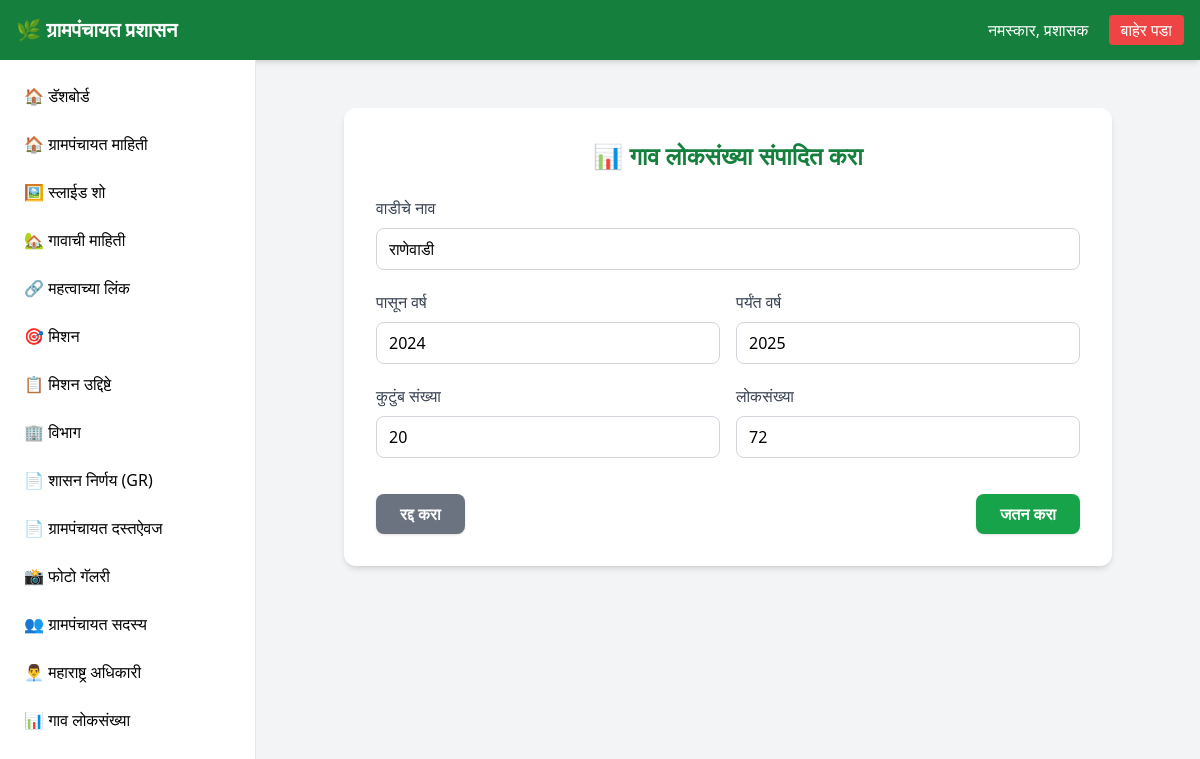
Page /dashboard/torsole-village-population/update/1/ (signed in) on the committed database.
### api/models.py (models this page shows, shortened)
class TorsoleVillagePopulation(models.Model):
    from_year = models.IntegerField()
    to_year = models.IntegerField()
    vilage_name = models.CharField(max_length=200, blank=True)
    family_count = models.IntegerField()
    population = models.IntegerField()

### api/views.py (the view)
# urls.py: path('dashboard/torsole-village-population/update/<int:pk>/', views.torsole_village_population_update, name='torsole-village-population-update'),
@login_required(login_url='/admin/login/')
def torsole_village_population_update(request, pk):
    torsole_village_population = get_object_or_404(TorsoleVillagePopulation, pk=pk)
    if request.method == 'POST':
        form = TorsoleVillagePopulationForm(request.POST, instance=torsole_village_population)
        if form.is_valid():
            form.save()
            messages.success(request, 'गाव लोकसंख्या यशस्वीरित्या अपडेट केली गेली!')
            return redirect('torsole-village-population-list')
    else:
        form = TorsoleVillagePopulationForm(instance=torsole_village_population)
    return render(request, 'dashboard/torsole_village_population_form.html', {'form': form, 'title': 'गाव लोकसंख्या संपादित करा'})

### api/templates/dashboard/torsole_village_population_form.html (shortened to what this page needs)
{% extends 'dashboard/dashboard.html' %}
{% block content %}
<div class="max-w-3xl mx-auto bg-white p-8 mt-6 rounded-xl shadow-md">
    <h2 class="text-2xl font-bold text-green-700 mb-6 text-center">
        📊 {{ title }}
    </h2>
    <form method="POST" class="space-y-5">
        <div>
            <label for="{{ form.vilage_name.id_for_label }}" class="block mb-2 font-medium text-gray-700">वाडीचे नाव</label>
            {{ form.vilage_name }}
        </div>
        <div class="grid grid-cols-2 gap-4">
            <div>
                <label for="{{ form.from_year.id_for_label }}" class="block mb-2 font-medium text-gray-700">पासून वर्ष</label>
                {{ form.from_year }}
            </div>
            <div>
                <label for="{{ form.to_year.id_for_label }}" class="block mb-2 font-medium text-gray-700">पर्यंत वर्ष</label>
                {{ form.to_year }}
            </div>
        </div>
        <div class="grid grid-cols-2 gap-4">
            <div>
                <label for="{{ form.family_count.id_for_label }}" class="block mb-2 font-medium text-gray-700">कुटुंब संख्या</label>
                {{ form.family_count }}
            </div>
            <div>
                <label for="{{ form.population.id_for_label }}" class="block mb-2 font-medium text-gray-700">लोकसंख्या</label>
                {{ form.population }}
            </div>
        </div>
        <div class="flex justify-between pt-4">
            <a href="{% url 'torsole-village-population-list' %}" class="bg-gray-500 hover:bg-gray-600 text-white font-semibold px-6 py-2 rounded-lg shadow">
                रद्द करा
            </a>
            <button type="submit" class="bg-green-600 hover:bg-green-700 text-white font-semibold px-6 py-2 rounded-lg shadow">
                जतन करा
            </button>
        </div>
    </form>
</div>
{% endblock %}

### rows in the picture
TorsoleVillagePopulation: vilage_name "राणेवाडी", from_year "2024", to_year "2025", family_count "20", population "72"

### other values in the picture
{{ title }} "गाव लोकसंख्या संपादित करा"
